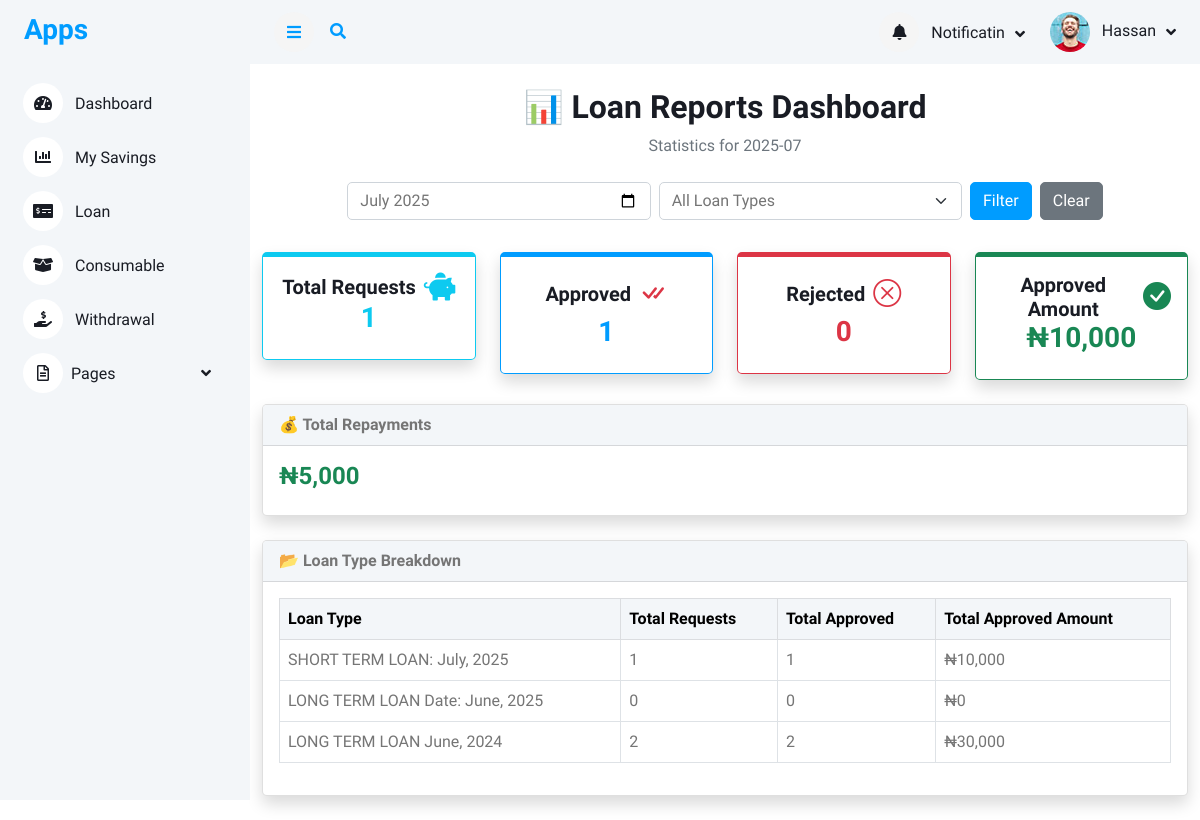
Page /loan/reports/ (signed in) on the committed database.
### accounts/models.py (models this page shows, shortened)
class User(AbstractUser):
    first_name = models.CharField(max_length=100)
    last_name = models.CharField(max_length=100)
    other_name = models.CharField(max_length=100)
    date_of_birth = models.DateField(blank=True,null=True)
    username = models.CharField(max_length=100, unique=True)
    savings = models.IntegerField(blank=True,null=True)
    account_type = models.CharField(max_length=100,blank=True,null=True)
    department = models.CharField(max_length=100)
    unit = models.CharField(max_length=100)
    gender = models.ForeignKey(Gender, on_delete=models.CASCADE, blank=True, null=True)
    group = models.ForeignKey(UserGroup, on_delete=models.CASCADE, blank=True, null=True)
    marital_status = models.ForeignKey(MaritalStatus,on_delete=models.SET_NULL, null=True, blank=True)
    religion = models.ForeignKey(Religion, on_delete=models.SET_NULL, null=True, blank=True,)
    passport = models.ImageField(upload_to='passport', blank=True, null=True)
    phone1 = models.CharField(max_length=15,null=True, blank=True)
    phone2 = models.CharField(max_length=15, null=True, blank=True)
    email = models.EmailField(blank=True, null=True)
    member_number = models.CharField(max_length=100)

### loan/models.py (models this page shows, shortened)
class LoanType(models.Model):
    name = models.CharField(max_length=100)
    description = models.TextField(blank=True, null=True)
    max_amount = models.DecimalField(max_digits=12, decimal_places=2, null=True, blank=True)
    max_loan_term_months = models.PositiveIntegerField(null=True, blank=True)
    available = models.BooleanField(default=True)
    created_by = models.ForeignKey(User,on_delete=models.CASCADE)

### report/views.py (the view)
# urls.py: path('loan/reports/', views.admin_loan_reports, name='admin_loan_reports'),
def admin_loan_reports(request):
    month = request.GET.get('month', timezone.now().strftime('%Y-%m'))
    year, month_num = month.split('-')
    loan_type_id = request.GET.get('loan_type')
    monthly_requests = LoanRequest.objects.filter(
        application_date__year=year,
        application_date__month=month_num
    )
    if loan_type_id:
        monthly_requests = monthly_requests.filter(loan_type_id=loan_type_id)
    monthly_approvals = monthly_requests.filter(status='approved')
    monthly_rejections = monthly_requests.filter(status='rejected')
    monthly_repayments = LoanRepayback.objects.filter(
        repayment_date__year=year,
        repayment_date__month=month_num
    )
    if loan_type_id:
        monthly_repayments = monthly_repayments.filter(loan_request__loan_type_id=loan_type_id)
    loan_type_stats = LoanType.objects.annotate(
        total_requests=Count('loanrequest'),
        total_approved=Count('loanrequest', filter=Q(loanrequest__status='approved')),
        total_amount=Sum('loanrequest__approved_amount', filter=Q(loanrequest__status='approved'))
    )
    context = {
        'selected_month': month,
        'selected_loan_type': int(loan_type_id) if loan_type_id else None,
        'monthly_requests': monthly_requests.count(),
        'monthly_approvals': monthly_approvals.count(),
        'monthly_rejections': monthly_rejections.count(),
        'monthly_approved_amount': monthly_approvals.aggregate(Sum('approved_amount'))['approved_amount__sum'] or 0,
        'monthly_repayments': monthly_repayments.aggregate(Sum('amount_paid'))['amount_paid__sum'] or 0,
        'loan_type_stats': loan_type_stats,
        'loan_types': LoanType.objects.all(),  # For dropdown in the template
    }
    return render(request, 'reports/reports.html', context)

### templates/reports/reports.html (shortened to what this page needs)
{% extends 'base/base.html' %}
{% load humanize %}
{% block content %}
<div class="container py-4">
    <div class="mb-4 text-center">
        <h2>📊 Loan Reports Dashboard</h2>
        <p class="text-muted">Statistics for {{ selected_month }}</p>
    </div>
    <form method="get" class="mb-4 row justify-content-center align-items-center g-2">
        <div class="col-md-4">
            <input type="month" name="month" value="{{ selected_month }}" class="form-control">
        </div>
        <div class="col-md-4">
            <select name="loan_type" class="form-select">
                <option value="">All Loan Types</option>
            </select>
        </div>
        <div class="col-auto">
            <button type="submit" class="btn btn-primary">Filter</button>
        </div>
        <div class="col-auto">
            <a href="{% url 'admin_loan_reports' %}" class="btn btn-secondary">Clear</a>
        </div>
    </form>
  <div class="row text-center mb-4">
    <div class="col-md-3 mt-2">
        <div class="card border-info shadow rounded p-3" style="border-top: 5px solid rgb(82, 188, 212);">
            <div class="d-flex align-items-center justify-content-center">
                <h5 class="me-2 mb-0">Total Requests</h5>
                <i class="fas fa-piggy-bank text-info fs-3"></i>
            </div>
            <h3 class="text-info">{{ monthly_requests }}</h3>
        </div>
    </div>
    <div class="col-md-3 mt-2">
        <div class="card border-primary shadow rounded p-3" style="border-top: 5px solid rgb(36, 68, 199);">
            <div class="d-flex align-items-center justify-content-center">
                <h5 class="me-2 mb-0">Approved</h5>
                <i class="bi bi-check-all text-danger fs-3"></i>
            </div>
            <h3 class="text-primary">{{ monthly_approvals }}</h3>
        </div>
    </div>
    <div class="col-md-3 mt-2">
        <div class="card border-danger shadow rounded p-3" style="border-top: 5px solid rgb(148, 10, 31);">
            <div class="d-flex align-items-center justify-content-center">
                <h5 class="me-2 mb-0">Rejected</h5>
                <i class="bi bi-x-circle text-danger fs-3 "></i>
            </div>
            <h3 class="text-danger">{{ monthly_rejections }}</h3>
        </div>
    </div>
    <div class="col-md-3 mt-2">
        <div class="card border-success p-3 shadow rounded" style="border-top: 5px solid green;">
            <div class="d-flex align-items-center justify-content-center">
                <h5 class="me-2 mb-0">Approved Amount</h5>
                <i class="bi bi-check-circle-fill text-success fs-3"></i>
            </div>
            <h3 class="text-success">₦{{ monthly_approved_amount|intcomma }}</h3>
        </div>
    </div>
</div>
    <div class="card shadow rounded mb-4">
        <div class="card-header bg-light fw-bold">
            💰 Total Repayments
        </div>
        <div class="card-body">
            <h4 class="text-success">₦{{ monthly_repayments|intcomma }}</h4>
        </div>
    </div>
    <div class="card shadow rounded">
        <div class="card-header bg-light fw-bold">
            📂 Loan Type Breakdown
        </div>
        <div class="card-body table-responsive">
            <table class="table table-bordered table-hover">
                <thead class="table-light">
                    <tr>
                        <th class="text-nowrap text-truncate" style="max-width: 270px;">Loan Type</th>
                        <th class="text-nowrap text-truncate" style="max-width: 270px;">Total Requests</th>
                        <th class="text-nowrap text-truncate" style="max-width: 270px;">Total Approved</th>
                        <th class="text-nowrap text-truncate" style="max-width: 270px;">Total Approved Amount</th>
                    </tr>
                </thead>
                <tbody>
                    {% for type in loan_type_stats %}
                        <tr>
                            <td class="text-nowrap text-truncate" style="max-width: 270px;">{{ type.name }}</td>
                            <td class="text-nowrap text-truncate" style="max-width: 270px;">{{ type.total_requests }}</td>
                            <td>{{ type.total_approved }}</td>
                            <td>₦{{ type.total_amount|default:0|intcomma }}</td>
                        </tr>
                    {% empty %}
                        <tr>
                            <td colspan="4" class="text-center">No loan types available.</td>
                        </tr>
                    {% endfor %}
                </tbody>
            </table>
        </div>
    </div>
</div>
{% endblock %}

### templates/include/navbar.html (shortened to what this page needs)
<nav class="navbar navbar-expand bg-light navbar-light sticky-top px-4 py-0">
    <a href="#" class="sidebar-toggler flex-shrink-0">
        <i class="fa fa-bars"></i>
    </a>
    <div class="nav-item">
    <a href="#" class="nav-link" data-bs-toggle="modal" data-bs-target="#inputPopupModal">
        <i class="fa fa-search me-lg-2"></i>
    </a>
</div>
    <div class="navbar-nav align-items-center ms-auto">
        <div class="nav-item dropdown">
            <a href="#" class="nav-link dropdown-toggle" data-bs-toggle="dropdown">
                <i class="fa fa-bell me-lg-2"></i>
                <span class="d-none d-lg-inline-flex">Notificatin</span>
            </a>
        </div>
        <div class="nav-item dropdown">
            <a href="#" class="nav-link dropdown-toggle" data-bs-toggle="dropdown">
                <img class="rounded-circle me-lg-2" src="/static/img/user.jpg" alt=""
                    style="width: 40px; height: 40px;">
                <span class="d-none d-lg-inline-flex">{{request.user.first_name}}</span>
            </a>
        </div>
    </div>
</nav>

### static/css/style.css (style rules this page uses)
:root { --primary: #009CFF; --light: #F3F6F9; --dark: #191C24; }
.btn { transition: .5s; }
.btn.btn-primary { color: #FFFFFF; }
.content .navbar .navbar-nav .nav-link { margin-left: 25px; padding: 12px 0; color: var(--dark); outline: none; }
.content .navbar .sidebar-toggler, .content .navbar .navbar-nav .nav-link i { width: 40px; height: 40px; display: inline-flex; align-items: center; justify-content: center; background: #f5f5f5; border-radius: 40px; }
.content .navbar .dropdown-toggle::after { margin-left: 6px; vertical-align: middle; border: none; content: "\f107"; font-family: "Font Awesome 5 Free"; font-weight: 900; transition: .5s; }

### rows in the picture
User: user.first_name "Hassan"
LoanType: name "SHORT TERM LOAN: July, 2025", total_requests "1", total_approved "1", total_amount "10,000"
LoanType: name "LONG TERM LOAN Date: June, 2025", total_requests "0", total_approved "0", total_amount "0"
LoanType: name "LONG TERM LOAN June, 2024", total_requests "2", total_approved "2", total_amount "30,000"

### other values in the picture
{{ selected_month }} "2025-07"
{{ monthly_requests }} "1"
{{ monthly_approvals }} "1"
{{ monthly_rejections }} "0"
{{ monthly_approved_amount|intcomma }} "10,000"
{{ monthly_repayments|intcomma }} "5,000"
